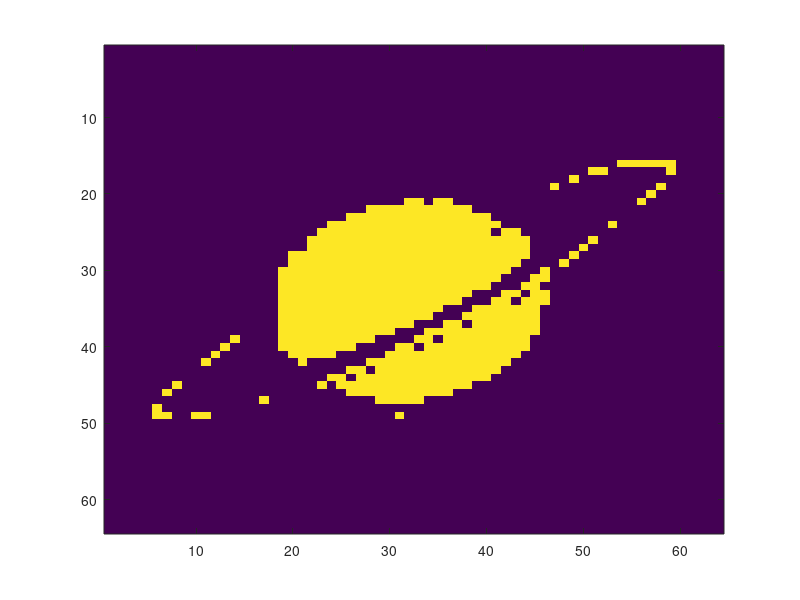
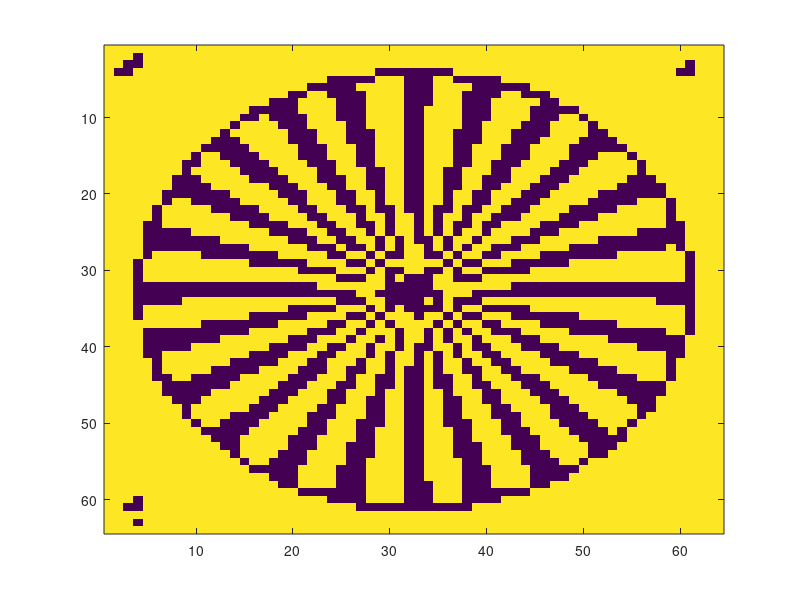
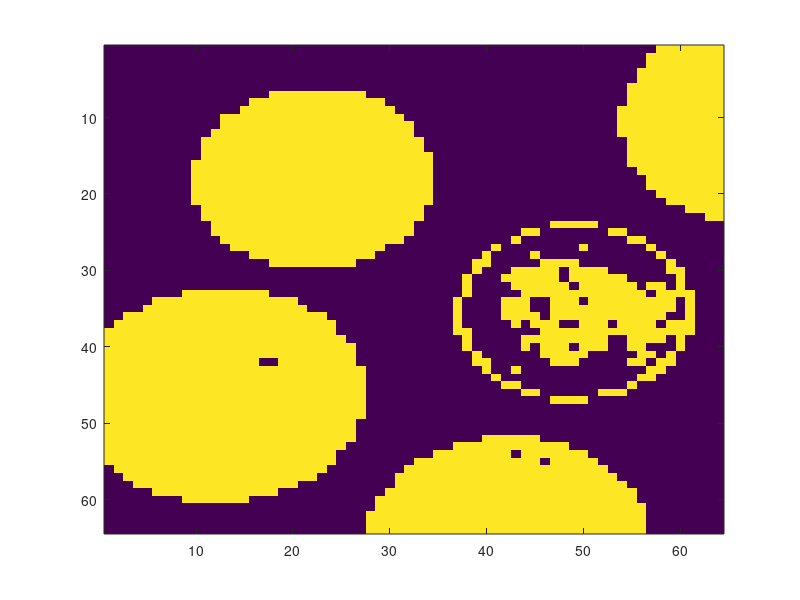

Write MATLAB code to recreate these figures, in order. (Note: this script raises an error after producing the figures.)
clc
close all
load imdemos
%   box              128x128            16384  logical              
%   circles          256x256            65536  logical              
%   circuit          128x128            16384  uint8                
%   circuit4         256x256            65536  uint8                
%   coins            128x128            16384  uint8                
%   coins2           256x256            65536  uint8                
%   dots             128x128            16384  logical              
%   eight            256x256            65536  uint8                
%   glass            128x128            16384  uint8                
%   glass2           256x256            65536  uint8                
%   liftbody128      128x128            16384  uint8                
%   liftbody256      256x256            65536  uint8                
%   moon             128x128            16384  uint8                
%   pepper           128x128            16384  uint8                
%   pout             128x128            16384  uint8                
%   quarter          128x128            16384  uint8                
%   rice             128x128            16384  uint8                
%   rice2            128x128            16384  uint8                
%   rice3            256x256            65536  uint8                
%   saturn           128x128            16384  uint8                
%   saturn2          256x256            65536  uint8                
%   tire             128x128            16384  uint8                
%   trees            128x128            16384  uint8                
%   vertigo          128x128            16384  uint8                
%   vertigo2         256x256            65536  uint8   
XX1 = im2bw(saturn,0.5);
XX2=im2bw(vertigo,0.5);
XX3=im2bw(coins,0.5);
XX1=(XX1-0.5)*2;
XX2=(XX2-0.5)*2;
XX3=(XX3-0.5)*2;

N=size(XX1);
X1=XX1(1:2:N,1:2:N);
X2=XX2(1:2:N,1:2:N);
X3=XX3(1:2:N,1:2:N);
save immagini X1 X2 X3
clear                      % pulisco per evitare troppa occupazione di memoria
load immagini

figure
imagesc(X1)
figure
imagesc(X2)
figure
imagesc(X3)

pause

Y1= Da_matrice_a_vettore(X1);
Y2= Da_matrice_a_vettore(X2);
Y3= Da_matrice_a_vettore(X3);
 

W = Y1*Y1'+Y2*Y2'+Y3*Y3';

Y = Y1;  % scelgo una immagine
perc=0.05;
N=length(Y1);
Cambia = find(rand(N,1)<perc);  % verificato solo in una bassa percentuale di casi
Y(Cambia)=-Y(Cambia);
%cerco la lista dei neuroni che possono commutare
Commutano=find(Y.*(W*Y)<0);
L=length(Commutano);
figure
X = Da_vettore_a_matrice(Y) ;
imagesc(X)
pause
while L > 0
    indice = ceil(rand(1,1)*L);    %% randi(L,1);
    Y(Commutano(indice))=-1*Y(Commutano(indice));
    Commutano=find(Y.*(W*Y)<0);
    L=length(Commutano);    
    X = Da_vettore_a_matrice(Y) ;
    imagesc(X)
    pause(0.05)
end
